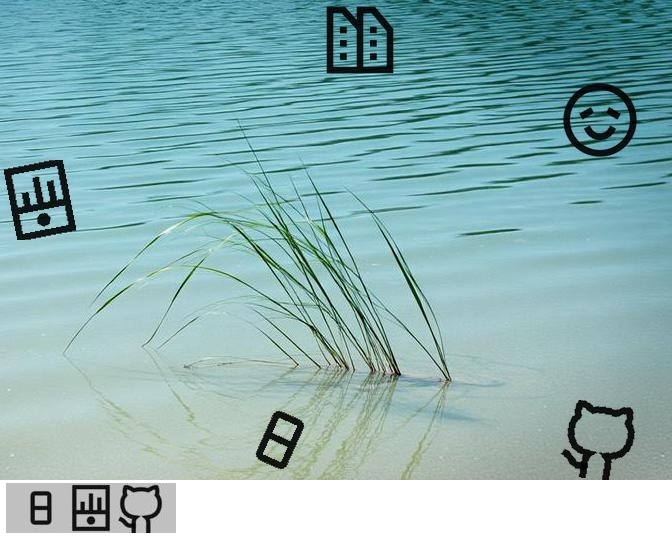
#> input picture T-Sec-captcha/out/label_test/images/train/t2408_1810855464185901056.jpg, 672 x 536 px
$ python -i autolabel.py   (imports and definitions only)
#> lines starting #> are read from the running program, lines starting #| are printed output that depends on the picture
#> further down, picture is the input picture: shape (536, 672, 3); mean B, G, R 181.7, 180.3, 140.9
# -*- coding: utf-8 -*-
"""autolabel: 半自动标注 —— 用「多角度掩码边缘模板匹配」给新域样本生成 YOLO 伪标签。

核心思路（关键设计决策）：
    现有 runtime (src/captcha.py) 期望**单张图**同时含「提示字条」和「待点图」：
      class 2 = 'char'  = 提示条里的字（按 x 从左到右 = 点击顺序）
      class 0 = 'label' = 图面上可点击的字
      class 1 = 'title' = "请依次点击" 之类标题（runtime 不用）
    天御把提示图单独给了（170x50 精灵图）。为了**不改 runtime**，
    本脚本把「底图 + 提示条」拼成一张图（下边粘提示条），
    与旧域 344x384 的版式完全一致 → 模型可直接 drop-in 替换。

标签怎么来的：
    提示条里的图标 = 精确框（我们自己拼的，100% 准）  → class 2
    底图里的图标   = 模板匹配定位（有分数，可能错）    → class 0，低分进人工复核队列

用法：
    python tools/autolabel.py --samples data/samples --out data/labeled
    python tools/autolabel.py --samples data/samples --out data/labeled --review-thr 0.45
"""
from __future__ import annotations

import argparse
import json
import math
import os
import shutil
import time

import cv2
import numpy as np

STRIP_H = 56          # 底部提示条高度
TITLE_H = 0           # 标题条（暂不合成，保持简单）


# ------------------------------------------------------------------ 图像工具
def imread_u(path):
    data = np.fromfile(path, dtype=np.uint8)
    return cv2.imdecode(data, cv2.IMREAD_COLOR)


# [18 lines left out: functions imwrite_u, rotate_bound, not called in this run]


def edge_map(img):
    g = cv2.cvtColor(img, cv2.COLOR_BGR2GRAY) if img.ndim == 3 else img
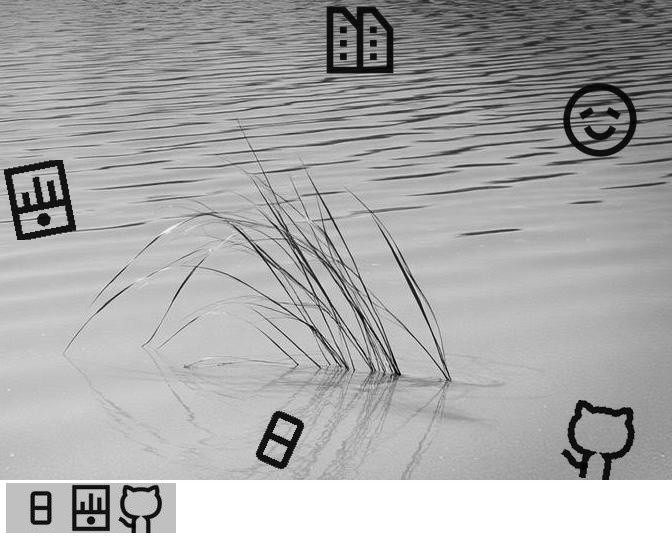
#> g: shape (536, 672); min 0, max 255, mean 168.7
    g = cv2.GaussianBlur(g, (3, 3), 0)
    return cv2.Canny(g, 60, 160)
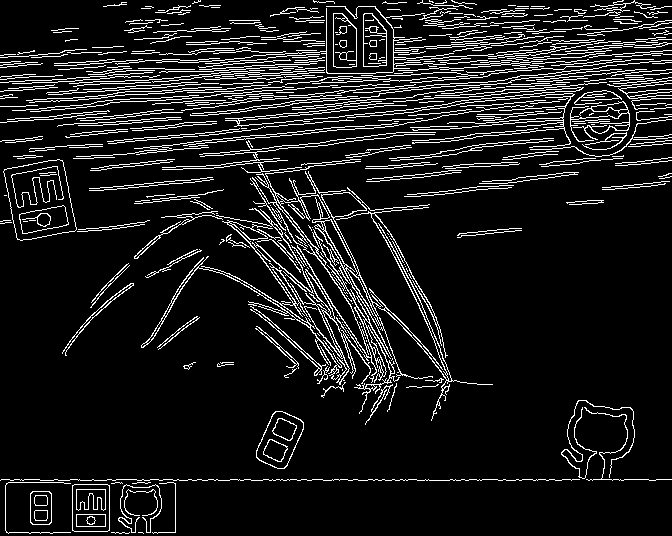
#> returned value: shape (536, 672); 10.4% white in thin lines or dots


# [280 lines left out: functions iou, split_prompt_icons, locate_icon, compose, yolo_line, process_sample and 1 more, not called in this run]


# [2 lines not run here, left out]

>>> import cv2
>>> picture = cv2.imread('../out/label_test/images/train/t2408_1810855464185901056.jpg')
>>> result = edge_map(picture)

$ run again, on T-Sec-captcha/out/label_test/images/train/t2408_1810856471406067712.jpg
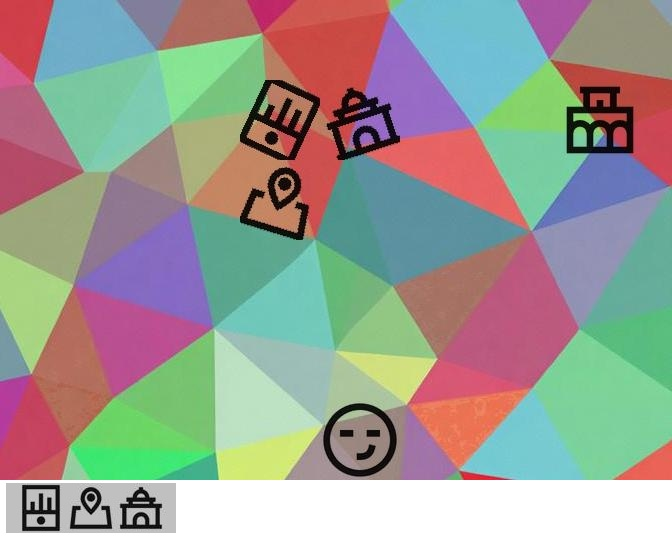
#> input picture T-Sec-captcha/out/label_test/images/train/t2408_1810856471406067712.jpg, 672 x 536 px
#> picture is the input picture: shape (536, 672, 3); mean B, G, R 145.9, 154.5, 154
#> in edge_map, `g = cv2.cvtColor(img, cv2.COLOR_BGR2GRAY) if img.ndim == 3 else img`:
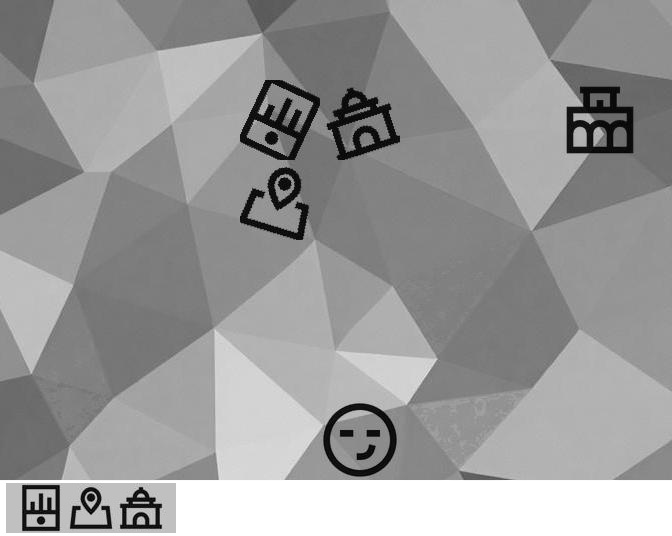
#> g: shape (536, 672); min 0, max 255, mean 153.4
#> in edge_map, `return cv2.Canny(g, 60, 160)`:
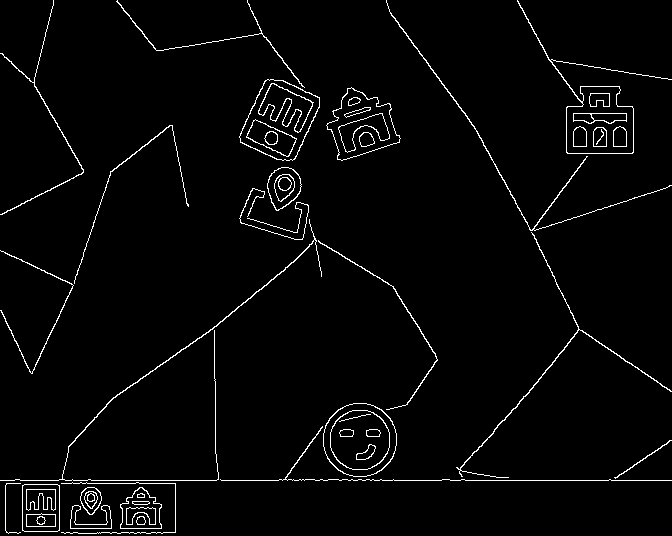
#> returned value: shape (536, 672); 2.7% white in thin lines or dots

$ run again, on T-Sec-captcha/out/label_test/images/train/t2408_1810856499843436544.jpg
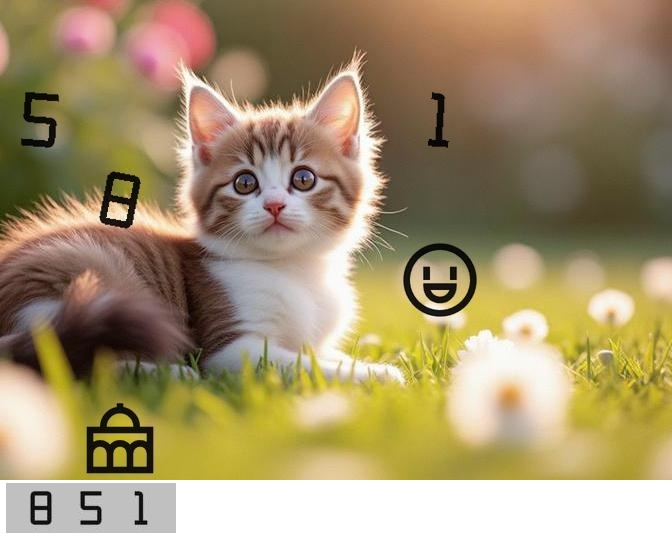
#> input picture T-Sec-captcha/out/label_test/images/train/t2408_1810856499843436544.jpg, 672 x 536 px
#> picture is the input picture: shape (536, 672, 3); mean B, G, R 109.7, 146.6, 164.8
#> in edge_map, `g = cv2.cvtColor(img, cv2.COLOR_BGR2GRAY) if img.ndim == 3 else img`:
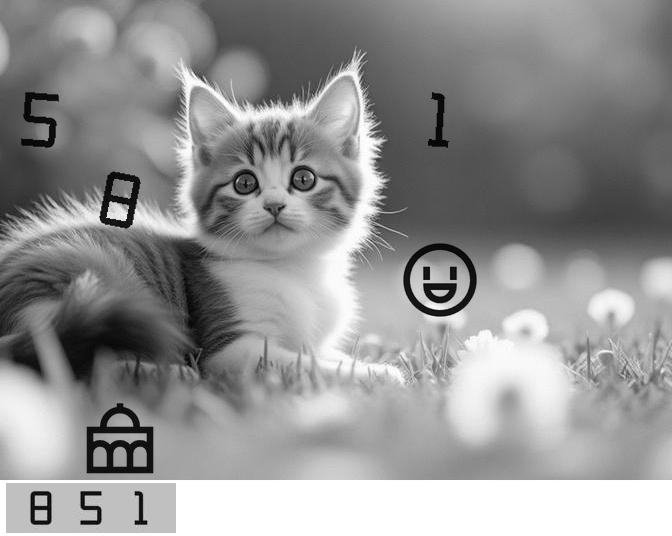
#> g: shape (536, 672); min 0, max 255, mean 147.8
#> in edge_map, `return cv2.Canny(g, 60, 160)`:
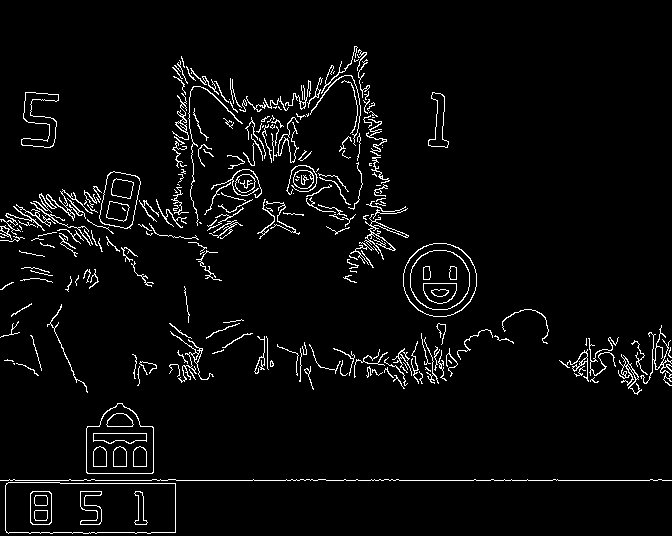
#> returned value: shape (536, 672); 4% white in thin lines or dots
